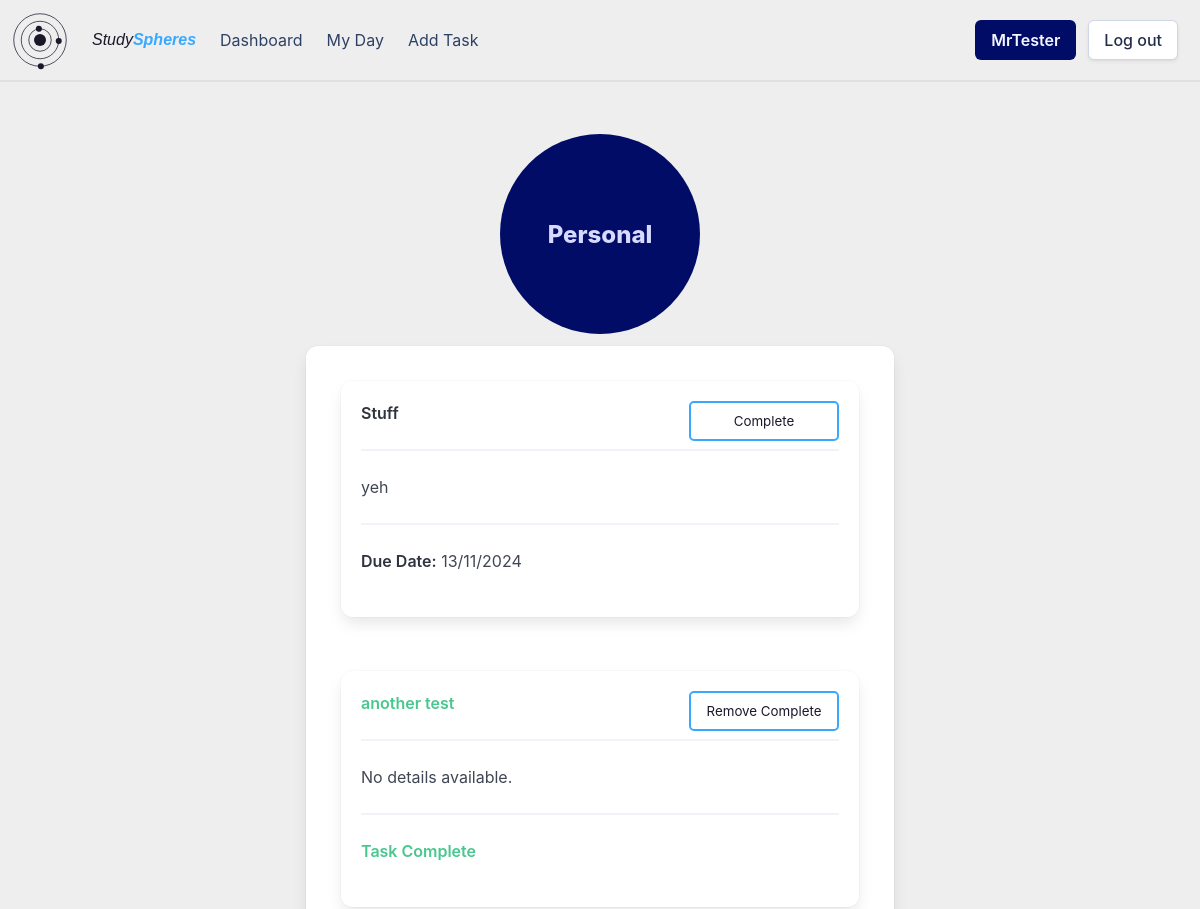
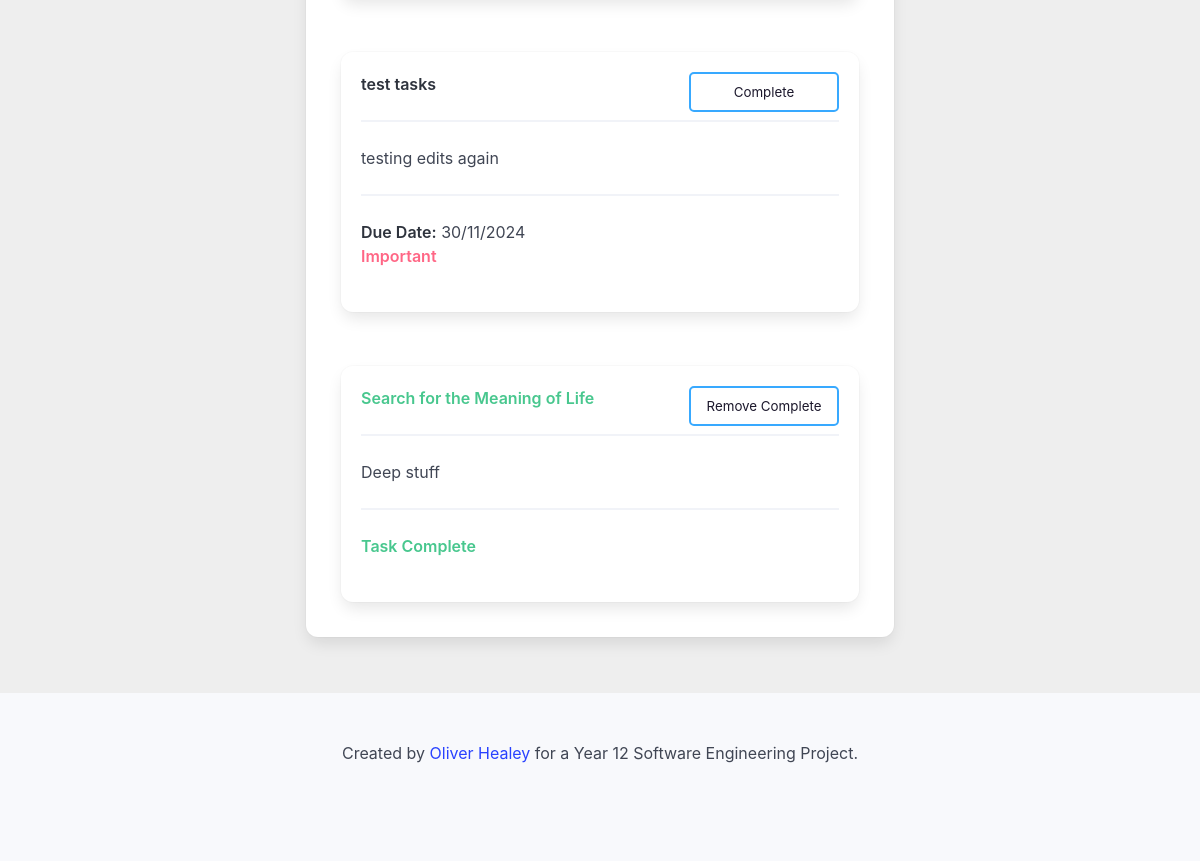
The page /group/c74d19f8-bd10-4c23-b916-0b0c3a8fa5c9 (signed in) on the database its author committed (2 pictures, top to bottom).
### setup_db.py (models this page shows)
class Group(Base):
    __tablename__ = 'groups'
    group_id = Column(String, primary_key=True, nullable=False)
    group_name = Column(String, nullable=False, unique=True)
    user_id = Column(String, ForeignKey('userdetails.id'), nullable=False)
    user = relationship('User', back_populates='groups')
    tasks = relationship('Task', back_populates='groups')

class Task(Base):
    __tablename__ = 'tasks'
    task_id = Column(String, primary_key=True)
    name = Column(String, nullable=False)
    details = Column(String)
    important = Column(Boolean, nullable=False)
    due_date = Column(DateTime, nullable=False)
    completed = Column(Boolean, nullable=False)
    user_id = Column(String, ForeignKey('userdetails.id'), nullable=False)
    group_id = Column(String, ForeignKey('groups.group_id'), nullable=False)
    user = relationship('User', back_populates='tasks')
    groups = relationship('Group', back_populates='tasks')

### app.py (the view)
@app.route('/group/<group_id>')
def viewGroup(group_id):
    if flaskSession.get('userId') is None:
        return redirect(url_for('login'))
    group = sessionDb.query(Group).filter(Group.group_id == group_id).first()
    tasks = sessionDb.query(Task).filter(Task.group_id == group_id).order_by(Task.due_date).all()
    return render_template('group.html', group=group, tasks=tasks, showDetails=True)

### templates/group.html (shortened to what this page needs)
{% extends 'base_loggedin.html' %}
{% block content %}
    <div class="circle-holder column is-full is-centered">
        <div class="group-circle" onclick="window.location.href='/group/{{ group.group_id }}'">
            <div class="hero-body">
                <p class="group-circle-title title is-4">{{ group.group_name }}</p>
            </div>
        </div>
    </div>
    <div class="columns is-centered">
        <div class="column is-half">
            <div class="box">
                <div class="columns is-multiline">
                    {% for task in tasks %}
                        {% if task.group_id == group.group_id %}
                            <div class="column is-full">
                                {% include 'task_box.html' %}
                            </div>
                        {% endif %}
                    {% endfor %}
                </div>
            </div>
        </div>
    </div>
{% endblock %}

### templates/base_loggedin.html (shortened to what this page needs)
<!DOCTYPE html>
<html>
    <head>
        <link rel="stylesheet" href= "{{ url_for('static',filename='styles/styles.css') }}">
    </head>
    <body>
        <div id="page-container">
            <header>
                <nav class="navbar" role="navigation" aria-label="main navigation">
                    <div class="navbar-brand">
                    </div>
                    <div class="navbar-menu">
                        <div class="navbar-start">
                            <a class="navbar-item" href="/dashboard">
                                <span class="site-name">Study<b>Spheres</b></span>
                            </a>
                            <a class="navbar-item" href="/dashboard">
                                Dashboard
                            </a>
                            <a class="navbar-item" href="/myday">
                                My Day
                            </a>
                            <a class="navbar-item" href="/addtask">
                                Add Task
                            </a>
                        </div>
                    <div class="navbar-end">
                        <div class="navbar-item">
                            <div class="buttons">
                                <a class="button is-link" href="/user">
                                <strong>{{ session['username'] }}</strong>
                                </a>
                                <a class="button" href="/logout">
                                    Log out
                                </a>
                            </div>
                        </div>
                    </div>
                    </div>
                </nav>
            </header>
            <section class="hero">
                <div class="hero-body">
            </section>
            <div class='content'>
                {% block content %}{% endblock %}
            </div>
            <div style="padding-bottom: 200px;"></div>
            <footer class="footer">
                <div class="content has-text-centered">
                    <p>
                        Created by <a href="https://github.com/healey-o/12-SE-webapp-assessment">Oliver Healey</a> for a Year 12 Software Engineering Project.
                    </p>
                </div>
            </footer>
        </div>
    </body>
</html>

### templates/task_box.html (shortened to what this page needs)
<div class="box task-box" onclick="window.location.href='/task/{{ task.task_id }}'">
    <div class="content">
        <p>
            <strong class="{{ 'has-text-success' if task.completed else '' }}">{{ task.name }}</strong>
            <hr>
            {% if showDetails %}
                {% if task.details %}
                    {{ task.details }}
                {% else %}
                    No details available.
                {% endif %}
                <hr>
            {% endif %}
            {% if not task.completed %}
                <strong class="">Due Date:</strong> {{ task.due_date.strftime('%d/%m/%Y') }}<br>
                {% if task.important %}
                    <strong class="has-text-danger circle-header">Important</strong><br>
                {% endif %}
            {% else %}
                <strong class="has-text-success">Task Complete</strong>
            {% endif %}
        </p>
    </div>
    {% if not task.completed %}
        <form action="/complete" method="POST">
            <input type="submit" value="Complete" class="task-complete-button">
        </form>
    {% else %}
        <form action="/decomplete" method="POST">
            <input type="submit" value="Remove Complete" class="task-complete-button">
        </form>
    {% endif %}
</div>

### static/styles/styles.css (style rules this page uses)
:root { --bulma-primary-h: 206deg; --bulma-primary-l: 61%; --bulma-link-l: 20%; --bulma-info-h: 63deg; --bulma-info-l: 68%; --bulma-scheme-s: 36%; --bulma-body-background-color: light-dark(#eeeeee, #0f141f); color-scheme: light dark; --accent-color: light-dark(#1c182c, #e0e0e0); --accent-color-invert: light-dark(#e0e0e0, #160f34); }
header { padding:10px; border-bottom: var(--accent-color-invert) solid 2px; }
body { margin: none; padding: none; }
#page-container { position: relative; min-height: 100vh; margin: none; padding: none; }
.navbar { background-color: var(--bulma-body-background-color); }
.site-name { color: var(--accent-color); font-style: italic; font-weight: normal; font-family: Verdana, Geneva, Tahoma, sans-serif; align-self: center; }
.site-name > b { color: var(--bulma-primary); }
#logo-svg { padding-right: 10px; }
.hero-body { padding: 20px; }
.hero { margin-left: 20px; margin-right: 20px; border-radius: 20px; }
.circle-holder { display: flex; justify-content: center; align-items: center; }
.group-circle { position: relative; border-radius: 50%; width: 200px; text-align: center; align-content: center; overflow: visible; height: 200px; background-color: var(--bulma-link); }
.group-circle-title { color: #d8d9ff; }
.circle-header { color: #1c182c; }
.task-box { position: relative; overflow: hidden; transition: all 0.5s; cursor: pointer; margin: 15px; }
.task-box:before { content: ''; position: absolute; opacity: 0; height: 100%; width: 100%; top: 0px; bottom: 0px; right: 0px; align-content: center; padding: 10px; transition: 0.5s; color: #0f141f; background-color: var(--bulma-primary); }
.task-box:after { content: 'Click for more details...'; opacity: 0; position: absolute; bottom: -20px; right: 20px; transition: 0.5s; font-size: 0.7rem; }
.task-complete-button { position: absolute; top: 20px; right: 20px; width: 150px; height: 40px; background-color: transparent; border: var(--bulma-primary) solid 2px; color: var(--accent-color); border-radius: 5px; padding: 5px; cursor: pointer; }
.footer { position: absolute; bottom: 0px; width: 100%; }

### rows shown on the page
Group: group_name "Personal"
Task: name "Stuff", details "yeh", due_date "13/11/2024"
Task: name "another test", details "No details available.", completed "Task Complete"
Task: name "test tasks", details "testing edits again", due_date "30/11/2024", important "Important"
Task: name "Search for the Meaning of Life", details "Deep stuff", completed "Task Complete"

### other values the page prints
{{ session['username'] }} "MrTester"
